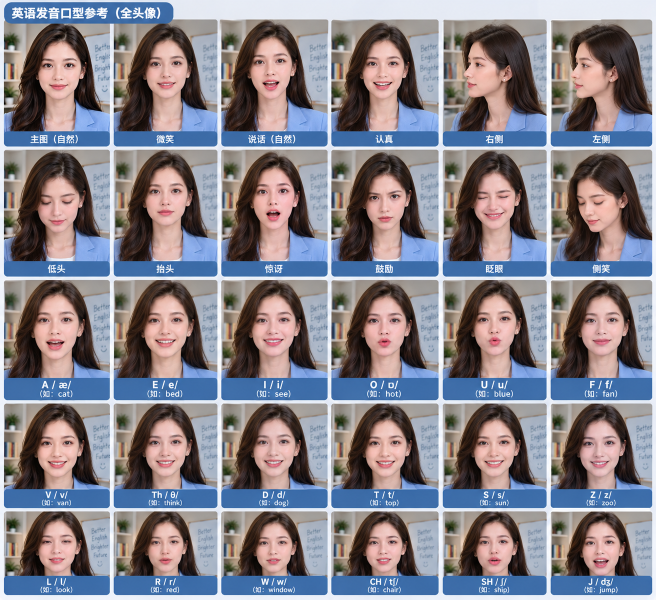
#> input picture scripts/assets/english-coach-expression-sheet.png, 1312 x 1199 px (shown at 1/2 size)
$ python split-english-coach-sheet.py
#> lines starting #> are read from the running program, lines starting #| are printed output that depends on the picture; after the words box and inside, x2 and y2 are one past the last pixel; in counts of white or black regions, pixels touching at a corner belong together
#!/usr/bin/env python3
"""Split the supplied English-coach reference sheet into aligned avatar frames.

The source sheet is a 6-column contact sheet with blue labels under every
portrait. The source rows use slightly different camera scales, so a fixed crop
still makes faces jump when mouths switch. This script detects each face,
normalizes face width and head-top position, and keeps the full cell height
above the blue label so the neck and shoulders remain visible.

Usage:
    python scripts/split-english-coach-sheet.py
    python scripts/split-english-coach-sheet.py --preview-only
"""

from __future__ import annotations

import argparse
import json
from pathlib import Path

import cv2
import numpy as np
from PIL import Image, ImageDraw, ImageFont


REPO = Path(__file__).resolve().parents[1]
ASSET_DIR = REPO / "web/public/assets/avatar/english-coach"
SOURCE = REPO / "scripts/assets/english-coach-expression-sheet.png"
PREVIEW = REPO / "docs/images/english-coach-crop-preview.png"

# Detected from the supplied 1312x1199 sheet. Each tuple excludes the white
# gutters and the blue label band below the portrait.
COLUMNS = [
    (8, 220),
    (227, 435),
    (443, 655),
    (663, 877),
    (886, 1093),
    (1102, 1304),
]
ROW_TOPS = [45, 297, 560, 802]
CELL_BOTTOMS = [262, 521, 755, 978]

# Face width and head-top are the stable anchors between frames. The taller
# canvas leaves room for the neck and upper shoulders instead of a floating
# head crop.
CANVAS = (340, 300)
TARGET_FACE_WIDTH = 150
HEAD_TOP = 10


FRAMES = {
    # name: (row, column)
    # Row 3 is the only source row used for the English coach's visible
    # states. Mixing its smaller camera with row 1 makes the person appear to
    # shrink as soon as speech starts, even after face-width normalization.
    "mouth-closed": (2, 5),
    # Every speaking frame comes from the same source row. This keeps the
    # lighting, background, shoulder width and camera angle identical while
    # only the mouth changes.
    "mouth-smile": (2, 5),
    "mouth-normal": (2, 2),
    "mouth-e": (2, 1),
    "mouth-a": (2, 0),
    "mouth-o": (2, 3),
    "mouth-m": (2, 4),
    "eyes-closed": (1, 4),
    "head-nod": (1, 0),
    "portrait": (2, 5),
    "state-asking": (2, 2),
    "state-listening": (2, 5),
    "state-recording": (2, 5),
    "state-followup": (2, 5),
}


def detect_face(source_bgr: np.ndarray, row: int, column: int, name: str) -> tuple[int, int, int, int]:
    x0, x1 = COLUMNS[column]
    y0, y1 = ROW_TOPS[row], CELL_BOTTOMS[row]
    roi = cv2.equalizeHist(cv2.cvtColor(source_bgr[y0:y1, x0:x1], cv2.COLOR_BGR2GRAY))
    cascade = cv2.CascadeClassifier(
        cv2.data.haarcascades + "haarcascade_frontalface_default.xml"
    )
    faces = cascade.detectMultiScale(
        roi,
        scaleFactor=1.05,
        minNeighbors=5,
        minSize=(45, 45),
        maxSize=(150, 150),
    )
    if len(faces) == 0:
        raise ValueError(f"{name}: no face detected in row {row + 1}, column {column + 1}")

    # Prefer the largest detection if a background poster happens to trigger.
    x, y, w, h = max(faces, key=lambda box: int(box[2]) * int(box[3]))
    return x0 + int(x), y0 + int(y), int(w), int(h)


def fade_bottom(image: Image.Image, fade_px: int = 18) -> Image.Image:
    """Soften the source-cell cutoff without hiding the neck."""
    alpha = image.getchannel("A")
    mask = Image.new("L", image.size, 255)
    fade = Image.new("L", (image.width, fade_px), 255)
    pixels = fade.load()
    for y in range(fade_px):
        value = round(255 * (1 - y / max(1, fade_px - 1)))
        for x in range(fade.width):
            pixels[x, y] = value
    mask.paste(fade, (0, image.height - fade_px))
    image.putalpha(Image.composite(alpha, Image.new("L", image.size, 0), mask))
    return image


def crop_frame(source: Image.Image, source_bgr: np.ndarray, row: int, column: int,
               name: str) -> Image.Image:
    x0, x1 = COLUMNS[column]
    y0, y1 = ROW_TOPS[row], CELL_BOTTOMS[row]
    face_x, face_y, face_w, face_h = detect_face(source_bgr, row, column, name)
    portrait = source.crop((x0, y0, x1, y1)).convert("RGBA")

    # Rows differ in source scale. Normalizing by face width removes the
    # visible size pop when switching from a row-1 frame to a row-3 frame.
    scale = TARGET_FACE_WIDTH / face_w
    fitted = portrait.resize(
        (round(portrait.width * scale), round(portrait.height * scale)),
        Image.Resampling.LANCZOS,
    )

    face_center_x = face_x + face_w / 2
    # Haar's face box starts near the forehead; the hairline is above it.
    estimated_head_top = face_y - face_h * 0.35
    x = round(CANVAS[0] / 2 - (face_center_x - x0) * scale)
    y = round(HEAD_TOP - (estimated_head_top - y0) * scale)

    canvas = Image.new("RGBA", CANVAS, (0, 0, 0, 0))
    layer = Image.new("RGBA", CANVAS, (0, 0, 0, 0))
    layer.paste(fitted, (x, y))
    canvas.alpha_composite(fade_bottom(layer))
    return canvas


def write_preview(frames: dict[str, Image.Image]) -> None:
    PREVIEW.parent.mkdir(parents=True, exist_ok=True)
    thumb_size = (170, 150)
    label_height = 24
    columns = 4
    rows = (len(frames) + columns - 1) // columns
    sheet = Image.new(
        "RGB",
        (columns * thumb_size[0], rows * (thumb_size[1] + label_height)),
        "#eef3f8",
    )
    draw = ImageDraw.Draw(sheet)
    font = ImageFont.load_default()

    for index, (name, frame) in enumerate(frames.items()):
        x = (index % columns) * thumb_size[0]
        y = (index // columns) * (thumb_size[1] + label_height)
        thumb = frame.copy()
        thumb.thumbnail(thumb_size, Image.Resampling.LANCZOS)
        sheet.paste(thumb, (x, y), thumb)
        draw.rectangle(
            (x, y + thumb_size[1], x + thumb_size[0], y + thumb_size[1] + label_height),
            fill="#315f9f",
        )
        draw.text((x + 6, y + thumb_size[1] + 6), name, fill="white", font=font)

    sheet.save(PREVIEW)


def main() -> None:
    parser = argparse.ArgumentParser()
    parser.add_argument("--preview-only", action="store_true")
    args = parser.parse_args()

    if not SOURCE.exists():
        raise SystemExit(f"Missing source sheet: {SOURCE}")

    source = Image.open(SOURCE).convert("RGB")
#> source is the input picture: PIL image 1312x1199 RGB; mean R, G, B 132.6, 128.9, 137.6
    source_bgr = cv2.imread(str(SOURCE))
    if source_bgr is None:
        raise SystemExit(f"OpenCV could not read source sheet: {SOURCE}")
    frames = {
        name: crop_frame(source, source_bgr, row, column, name)
        for name, (row, column) in FRAMES.items()
    }
#> in detect_face, `faces = cascade.detectMultiScale( roi, scaleFactor=1.05, minNeighbors=..`: faces = [[47, 39, 111, 111]]
#> in detect_face, `x, y, w, h = max(faces, key=lambda box: int(box[2]) * int(box[3]))`: x = 47; y = 39; w = 111
#> in crop_frame, `face_x, face_y, face_w, face_h = detect_face(source_bgr, row, column, ..`: face_x = 1149; face_y = 599; face_w = 111
#> in crop_frame, `scale = TARGET_FACE_WIDTH / face_w`: scale = 1.35
#> in crop_frame, `face_center_x = face_x + face_w / 2`: face_center_x = 1204.5
#> in crop_frame, `estimated_head_top = face_y - face_h * 0.35`: estimated_head_top = 560.1
#> in crop_frame, `x = round(CANVAS[0] / 2 - (face_center_x - x0) * scale)`: x = 31
#> in crop_frame, `y = round(HEAD_TOP - (estimated_head_top - y0) * scale)`: y = 10
#> in crop_frame, `canvas = Image.new("RGBA", CANVAS, (0, 0, 0, 0))`: canvas: PIL image 340x300 RGBA; every value is 0
#> in fade_bottom, `alpha = image.getchannel("A")`: alpha: PIL image 340x300 L; 70.7% white; 1 black region, box (x1, y1, x2, y2) and area: (0, 0, 340, 300) 29928
#> in fade_bottom, `mask = Image.new("L", image.size, 255)`: mask: PIL image 340x300 L; every value is 255
#> in fade_bottom, `fade = Image.new("L", (image.width, fade_px), 255)`: fade: PIL image 340x18 L; every value is 255
#> in fade_bottom, `mask.paste(fade, (0, image.height - fade_px))`:
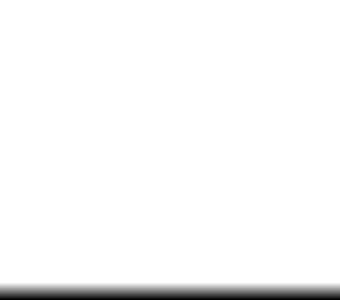
#> mask: PIL image 340x300 L; min 0, max 255, mean 247.3
#> call 3 of fade_bottom, with fade_px = 18
#> in fade_bottom (call 3), `alpha = image.getchannel("A")`:
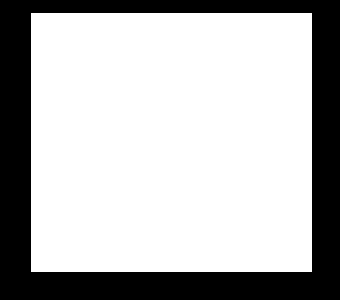
#> alpha: PIL image 340x300 L; 71.4% white; 1 black region, box (x1, y1, x2, y2) and area: (0, 0, 340, 300) 29221
#> in fade_bottom (call 4), `alpha = image.getchannel("A")`: alpha: PIL image 340x300 L; 70.1% white; 1 black region, box (x1, y1, x2, y2) and area: (0, 0, 340, 300) 30516
#> in fade_bottom (call 5), `alpha = image.getchannel("A")`: alpha: PIL image 340x300 L; 67.7% white; 1 black region, box (x1, y1, x2, y2) and area: (0, 0, 340, 300) 32952
#> in fade_bottom (call 6), `alpha = image.getchannel("A")`: alpha: PIL image 340x300 L; 77.2% white; 1 black region, box (x1, y1, x2, y2) and area: (0, 0, 340, 300) 23208
#> in crop_frame (call 7), `x0, x1 = COLUMNS[column]`: x0 = 886; x1 = 1093
#> in crop_frame (call 7), `face_x, face_y, face_w, face_h = detect_face(source_bgr, row, column, ..`: face_x = 935; face_y = 597; face_w = 110
#> in crop_frame (call 7), `portrait = source.crop((x0, y0, x1, y1)).convert("RGBA")`:
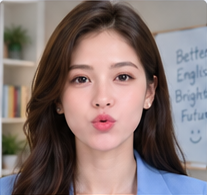
#> portrait: PIL image 207x195 RGBA; mean R, G, B, A 132.8, 116.8, 114.9, 255
#> in crop_frame (call 7), `scale = TARGET_FACE_WIDTH / face_w`: scale = 1.36
#> in crop_frame (call 7), `face_center_x = face_x + face_w / 2`: face_center_x = 990
#> in crop_frame (call 7), `estimated_head_top = face_y - face_h * 0.35`: estimated_head_top = 558.5
#> in crop_frame (call 7), `x = round(CANVAS[0] / 2 - (face_center_x - x0) * scale)`: x = 28
#> in crop_frame (call 7), `y = round(HEAD_TOP - (estimated_head_top - y0) * scale)`: y = 12
#> in fade_bottom (call 7), `alpha = image.getchannel("A")`: alpha: PIL image 340x300 L; 73.5% white; 1 black region, box (x1, y1, x2, y2) and area: (0, 0, 340, 300) 26988
#> in fade_bottom (call 8), `alpha = image.getchannel("A")`: alpha: PIL image 340x300 L; 89.4% white; 2 black regions, box (x1, y1, x2, y2) and area: (0, 0, 20, 300) 6000, (324, 0, 340, 300) 4800
#> in fade_bottom (call 8), `image.putalpha(Image.composite(alpha, Image.new("L", image.size, 0), m..`:
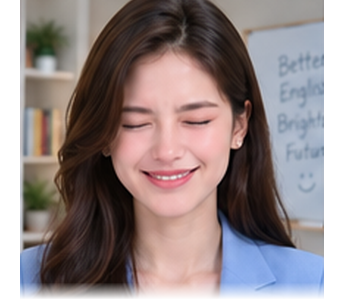
#> image: PIL image 340x300 RGBA; mean R, G, B, A 114.5, 101.4, 102.2, 221.2; transparent parts drawn white
#> in crop_frame (call 9), `x0, x1 = COLUMNS[column]`: x0 = 8; x1 = 220
#> in detect_face (call 9), `roi = cv2.equalizeHist(cv2.cvtColor(source_bgr[y0:y1, x0:x1], cv2.COLO..`:
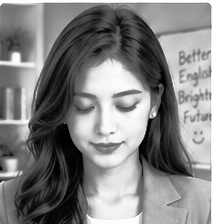
#> roi: shape (224, 212); min 0, max 255, mean 128.4
#> in detect_face (call 9), `faces = cascade.detectMultiScale( roi, scaleFactor=1.05, minNeighbors=..`: faces = [[53, 64, 108, 108]]
#> in detect_face (call 9), `x, y, w, h = max(faces, key=lambda box: int(box[2]) * int(box[3]))`: x = 53; y = 64; w = 108
#> in crop_frame (call 9), `face_x, face_y, face_w, face_h = detect_face(source_bgr, row, column, ..`: face_x = 61; face_y = 361; face_w = 108
#> in crop_frame (call 9), `portrait = source.crop((x0, y0, x1, y1)).convert("RGBA")`:
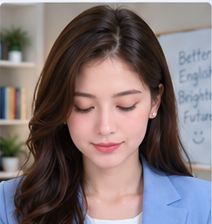
#> portrait: PIL image 212x224 RGBA; mean R, G, B, A 126.8, 114.2, 115.6, 255
#> in crop_frame (call 9), `scale = TARGET_FACE_WIDTH / face_w`: scale = 1.39
#> in crop_frame (call 9), `face_center_x = face_x + face_w / 2`: face_center_x = 115
#> in crop_frame (call 9), `estimated_head_top = face_y - face_h * 0.35`: estimated_head_top = 323.2
#> in crop_frame (call 9), `x = round(CANVAS[0] / 2 - (face_center_x - x0) * scale)`: x = 21
#> in crop_frame (call 9), `y = round(HEAD_TOP - (estimated_head_top - y0) * scale)`: y = -26
#> in crop_frame (call 9), `layer.paste(fitted, (x, y))`:
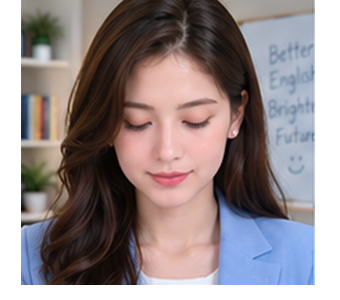
#> layer: PIL image 340x300 RGBA; mean R, G, B, A 102.2, 91.2, 92.8, 209.5; transparent parts drawn white
#> frames = 14 items
    write_preview(frames)
#> in write_preview, `rows = (len(frames) + columns - 1) // columns`: rows = 4
#> the loop in write_preview, `for index, (name, frame) in enumerate(frames.items()):` made 14 passes
#> (name, x, y) on passes 1 to 12: ('mouth-closed', 0, 0), ('mouth-smile', 170, 0), ('mouth-normal', 340, 0), ('mouth-e', 510, 0), ('mouth-a', 0, 174), ('mouth-o', 170, 174), ('mouth-m', 340, 174), ('eyes-closed', 510, 174), ('head-nod', 0, 348), ('portrait', 170, 348), ('state-asking', 340, 348), ('state-listening', 510, 348)
    print(f"Preview: {PREVIEW.relative_to(REPO)}")

    if args.preview_only:
        return

    for name, frame in frames.items():
        frame.save(ASSET_DIR / f"{name}.png", optimize=True)
#> this loop made 14 passes
#> name on passes 1 to 12: 'mouth-closed', 'mouth-smile', 'mouth-normal', 'mouth-e', 'mouth-a', 'mouth-o', 'mouth-m', 'eyes-closed', 'head-nod', 'portrait', 'state-asking', 'state-listening'

    manifest = {
        "source": str(SOURCE.relative_to(REPO)).replace("\\", "/"),
        "revision": "20261027b",
        "canvas": list(CANVAS),
        "targetFaceWidth": TARGET_FACE_WIDTH,
        "headTop": HEAD_TOP,
        "note": "Face-width normalized, head-top aligned, neck and shoulders retained; blue labels excluded.",
        "frames": {
            name: {"row": row + 1, "column": column + 1}
            for name, (row, column) in FRAMES.items()
        },
    }
    (ASSET_DIR / "manifest.json").write_text(
        json.dumps(manifest, ensure_ascii=False, indent=2) + "\n",
        encoding="utf-8",
    )
    print(f"Wrote {len(frames)} frames to {ASSET_DIR.relative_to(REPO)}")
#| Wrote 14 frames to web/public/assets/avatar/english-coach


if __name__ == "__main__":
    main()
